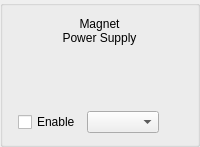
      <widget class="QGroupBox" name="groupBox_8">
       <property name="enabled">
        <bool>true</bool>
       </property>
       <property name="title">
        <string/>
       </property>
       <layout class="QGridLayout" name="gridLayout_13">
        <item row="0" column="0">
         <widget class="QLabel" name="label_23">
          <property name="text">
           <string>Magnet
Power Supply</string>
          </property>
          <property name="alignment">
           <set>Qt::AlignCenter</set>
          </property>
         </widget>
        </item>
        <item row="1" column="0">
         <layout class="QHBoxLayout" name="horizontalLayout_7">
          <item>
           <widget class="QLabel" name="label_17">
            <property name="sizePolicy">
             <sizepolicy hsizetype="Fixed" vsizetype="Fixed">
              <horstretch>0</horstretch>
              <verstretch>0</verstretch>
             </sizepolicy>
            </property>
            <property name="minimumSize">
             <size>
              <width>140</width>
              <height>0</height>
             </size>
            </property>
            <property name="text">
             <string/>
            </property>
            <property name="pixmap">
             <pixmap>../../resources/img/power_supply.png</pixmap>
            </property>
            <property name="scaledContents">
             <bool>false</bool>
            </property>
            <property name="alignment">
             <set>Qt::AlignCenter</set>
            </property>
           </widget>
          </item>
         </layout>
        </item>
        <item row="3" column="0">
         <layout class="QGridLayout" name="gridLayout_15">
          <item row="0" column="0">
           <widget class="QCheckBox" name="ps_enable_chb">
            <property name="sizePolicy">
             <sizepolicy hsizetype="Maximum" vsizetype="Preferred">
              <horstretch>0</horstretch>
              <verstretch>0</verstretch>
             </sizepolicy>
            </property>
            <property name="text">
             <string>Enable</string>
            </property>
           </widget>
          </item>
          <item row="0" column="1">
           <widget class="QComboBox" name="ps_port_cmb">
            <property name="sizePolicy">
             <sizepolicy hsizetype="Maximum" vsizetype="Preferred">
              <horstretch>0</horstretch>
              <verstretch>0</verstretch>
             </sizepolicy>
            </property>
           </widget>
          </item>
          <item row="0" column="2">
           <widget class="QLabel" name="ps_led_la">
            <property name="enabled">
             <bool>false</bool>
            </property>
            <property name="sizePolicy">
             <sizepolicy hsizetype="Fixed" vsizetype="Fixed">
              <horstretch>0</horstretch>
              <verstretch>0</verstretch>
             </sizepolicy>
            </property>
            <property name="minimumSize">
             <size>
              <width>16</width>
              <height>16</height>
             </size>
            </property>
            <property name="maximumSize">
             <size>
              <width>16</width>
              <height>16</height>
             </size>
            </property>
            <property name="text">
             <string/>
            </property>
            <property name="pixmap">
             <pixmap>../../resources/img/green_light.png</pixmap>
            </property>
            <property name="scaledContents">
             <bool>true</bool>
            </property>
            <property name="alignment">
             <set>Qt::AlignCenter</set>
            </property>
           </widget>
          </item>
         </layout>
        </item>
        <item row="2" column="0">
         <spacer name="verticalSpacer">
          <property name="orientation">
           <enum>Qt::Vertical</enum>
          </property>
          <property name="sizeType">
           <enum>QSizePolicy::Fixed</enum>
          </property>
          <property name="sizeHint" stdset="0">
           <size>
            <width>20</width>
            <height>40</height>
           </size>
          </property>
         </spacer>
        </item>
       </layout>
      </widget>
